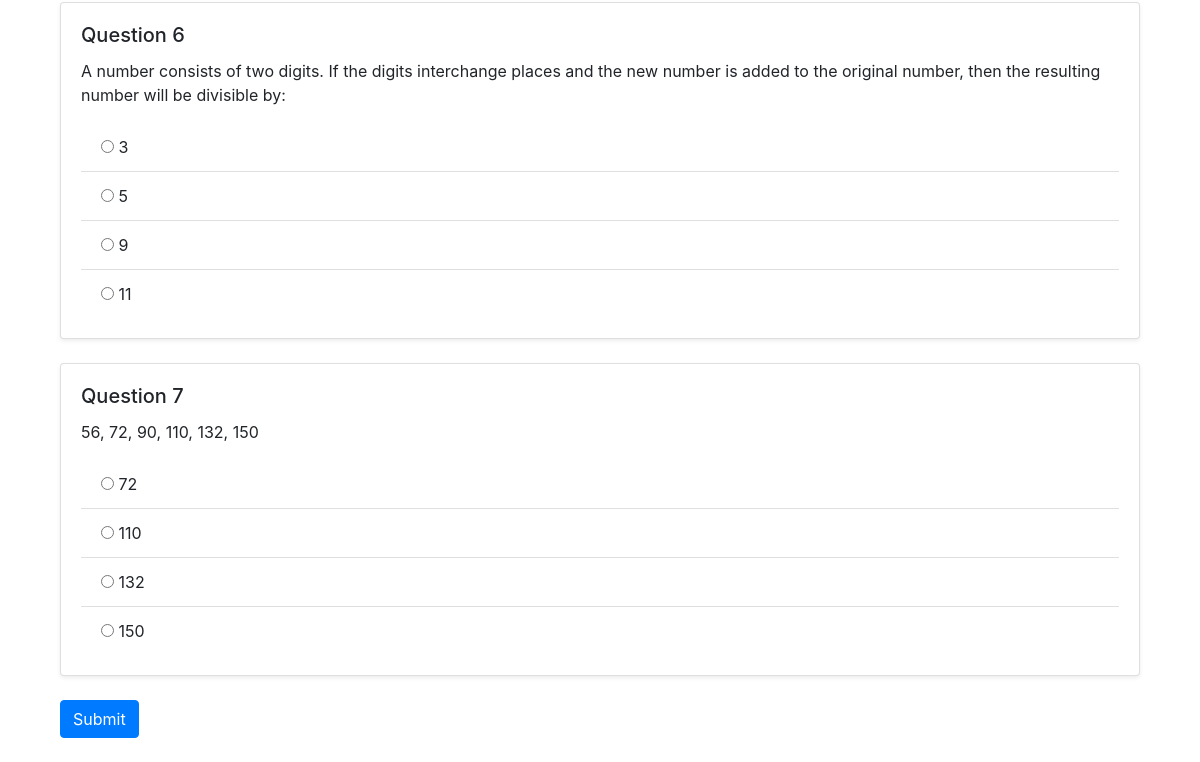
The app's page /User/Questions/15 (signed in, lower part), older data.
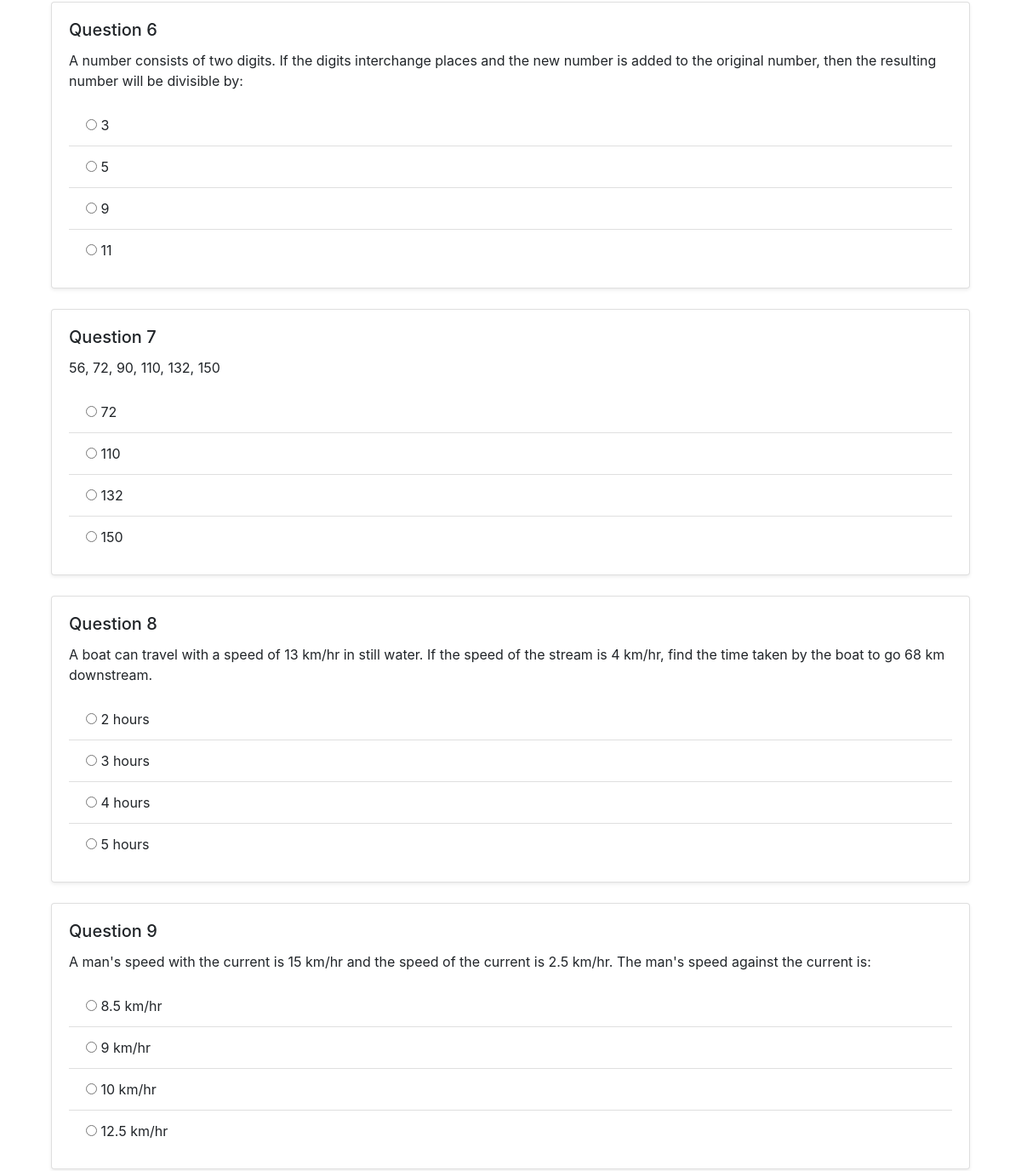
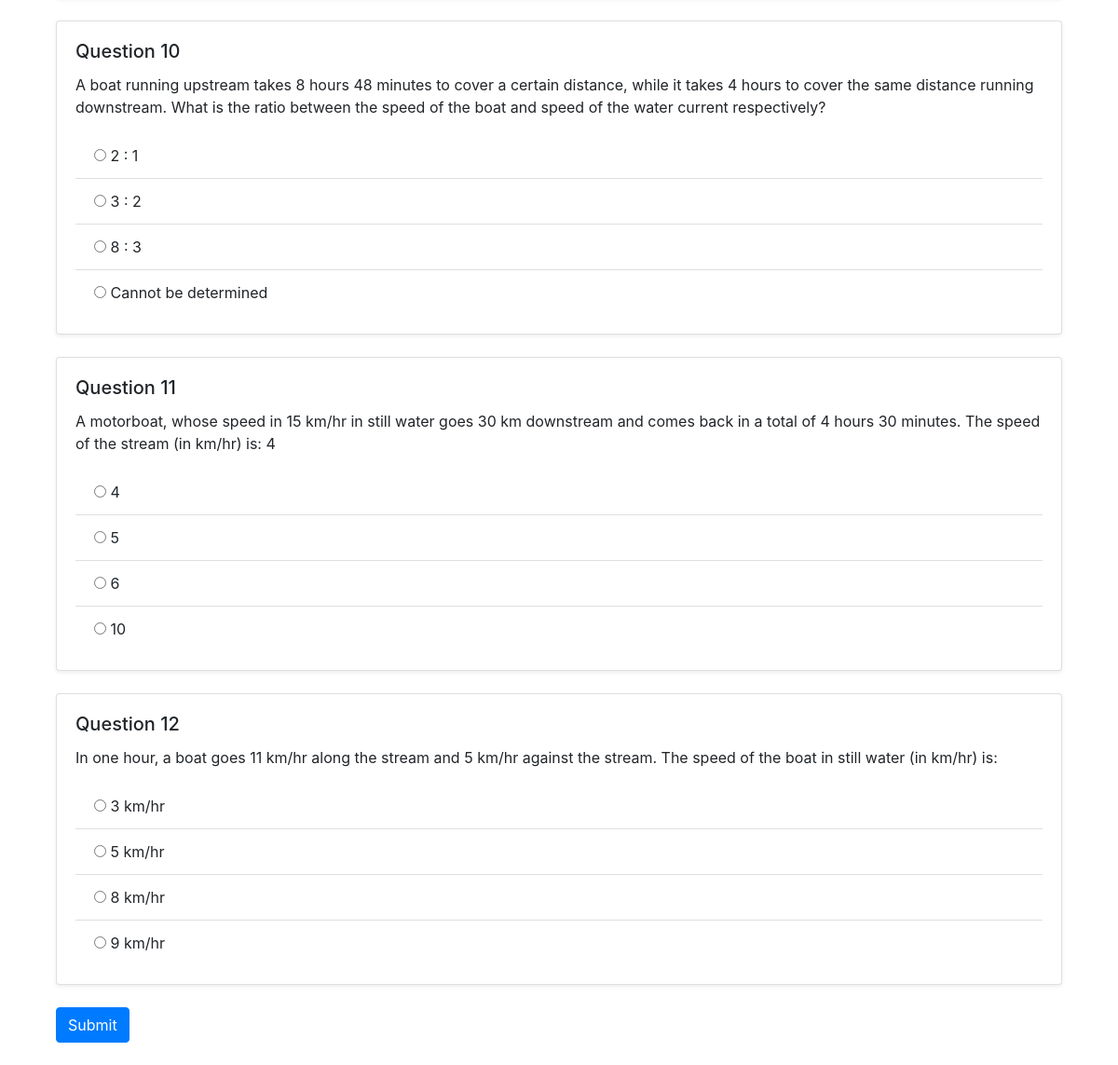
The same page, newer data (2 pictures, top to bottom).
### Master/models.py (models this page shows)
class tbl_question(models.Model):
    question_id = models.AutoField(primary_key=True)
    question_content=models.CharField(max_length=500)
    question_score=models.IntegerField()
    option_1=models.CharField(max_length=500)
    option_2=models.CharField(max_length=500)
    option_3=models.CharField(max_length=500)
    option_4=models.CharField(max_length=500)
    answer=models.CharField(max_length=500)
    category_id=models.ForeignKey(tbl_category,on_delete=models.CASCADE)
    answer_key=models.CharField(max_length=500,null=True)

### User/views.py (the view)
# urls.py: path('Questions/', views.Questions,name='Questions'),
def Questions(request, cid):
    if 'uid' not in request.session:
        return redirect('login')
    user_id = request.session['uid']
    user = tbl_user.objects.get(user_id=user_id)
    all_questions = tbl_question.objects.filter(category_id=cid)
    if all_questions.count() > 30:
        random_questions = sample(list(all_questions), 30)
    else:
        random_questions = all_questions
    if request.method == "POST":
        test = tbl_test.objects.get(user_id=user, test_status='0')
        test.test_end_time = timezone.now()
        test.test_status = '1'
        total_score = 0
        for question in random_questions:
            answer_key = f'answer_{question.question_id}'
            user_answer = request.POST.get(answer_key)
            if user_answer == question.answer:
                total_score += question.question_score
            test_question = tbl_test_question.objects.create(
                test_id=test,
                test_question_answer=user_answer,
                test_question_score=question.question_score if user_answer == question.answer else 0,
                question_id=question  # Insert question_id into tbl_test_question
            )
            test_question.save()
        test.test_score = total_score
        test.save()
        return render(request, 'User/HomePage.html')
    else:
        data = tbl_test.objects.filter(user_id=request.session['uid'],test_status=0).count()
        if data > 0:
            return render(request, 'User/Questions.html', {'Questions': random_questions})
        else:
            test = tbl_test.objects.create(user_id=user)
            return render(request, 'User/Questions.html', {'Questions': random_questions})

### User/Templates/User/Questions.html (shortened to what this page needs)
<!DOCTYPE html>
<html lang="en">
<head>
  <link href="https://stackpath.bootstrapcdn.com/bootstrap/4.5.2/css/bootstrap.min.css" rel="stylesheet" />
</head>
<body>
  <div class="container">
    <form method="POST">
      {% csrf_token %} {% for question in Questions %}
      <div class="col-md-12 mb-4">
        <div class="card shadow-sm">
          <div class="card-body">
            <h5 class="card-title">Question {{ forloop.counter }}</h5>
            <p class="card-text">{{ question.question_content }}</p>
            <ul class="list-group list-group-flush">
              <li class="list-group-item">
                <input type="radio" required name="answer_{{ question.question_id }}" value="{{ question.option_1 }}" />
                {{ question.option_1 }}
              </li>
              <li class="list-group-item">
                <input type="radio" name="answer_{{ question.question_id }}" value="{{ question.option_2 }}" />
                {{ question.option_2 }}
              </li>
              <li class="list-group-item">
                <input type="radio" name="answer_{{ question.question_id }}" value="{{ question.option_3 }}" />
                {{ question.option_3 }}
              </li>
              <li class="list-group-item">
                <input type="radio" name="answer_{{ question.question_id }}" value="{{ question.option_4 }}" />
                {{ question.option_4 }}
              </li>
            </ul>
          </div>
        </div>
      </div>
      {% endfor %}
      <div class="col-md-12 mb-4">
        <input onclick="changeSession()" type="submit" class="btn btn-primary" value="Submit" />
      </div>
    </form>
  </div>
</body>
</html>

Row changes from the older to the newer data that the page shows:
added tbl_question: question_content "A boat can travel with a speed of 13 km/hr in still water. If the speed of the stream is 4 km/hr, find the time taken by the boat to go 68 km downstream.", option_1 "2 hours", option_2 "3 hours", option_3 "4 hours", option_4 "5 hours"
added tbl_question: question_content "A man's speed with the current is 15 km/hr and the speed of the current is 2.5 km/hr. The man's speed against the current is:", option_1 "8.5 km/hr", option_2 "9 km/hr", option_3 "10 km/hr", option_4 "12.5 km/hr"
added tbl_question: question_content "A boat running upstream takes 8 hours 48 minutes to cover a certain distance, while it takes 4 hours to cover the same distance running downstream. What is the ratio between the speed of the boat and speed of the water current respectively?", option_1 "2 : 1", option_2 "3 : 2", option_3 "8 : 3", option_4 "Cannot be determined"
added tbl_question: question_content "A motorboat, whose speed in 15 km/hr in still water goes 30 km downstream and comes back in a total of 4 hours 30 minutes. The speed of the stream (in km/hr) is: 4", option_1 "4", option_2 "5", option_3 "6", option_4 "10"
added tbl_question: question_content "In one hour, a boat goes 11 km/hr along the stream and 5 km/hr against the stream. The speed of the boat in still water (in km/hr) is:", option_1 "3 km/hr", option_2 "5 km/hr", option_3 "8 km/hr", option_4 "9 km/hr"
